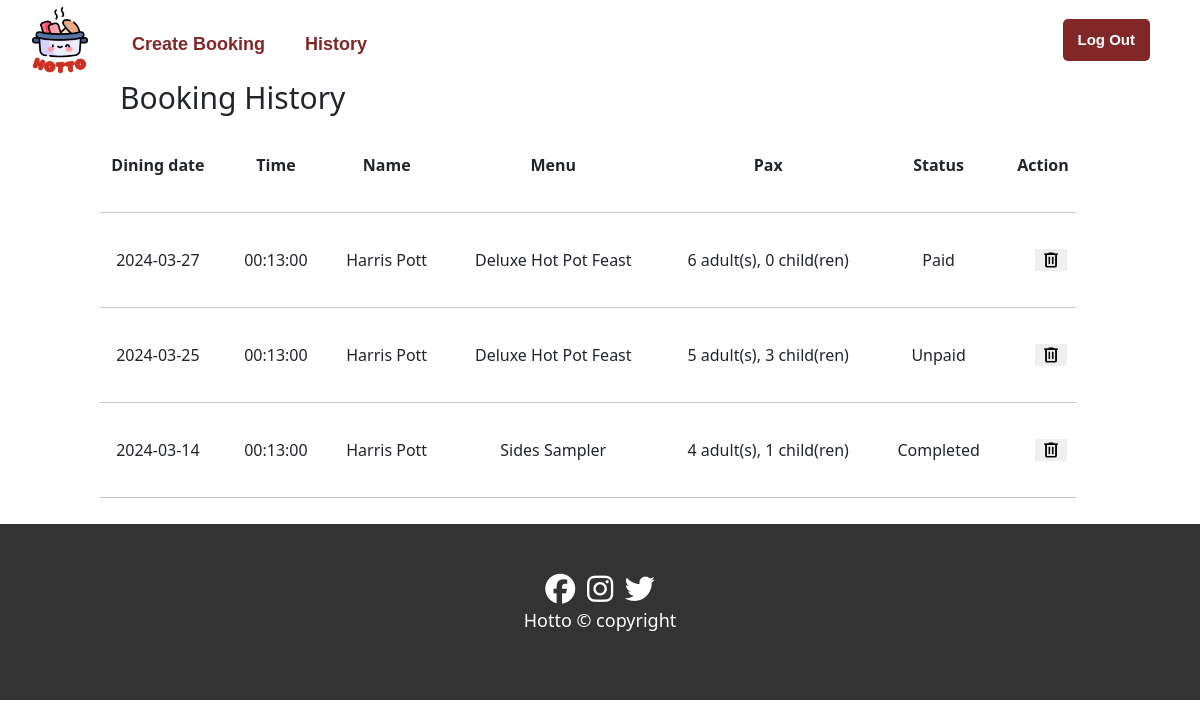
The app's page /bookinghistory2.php (signed in) with its own data.
### tables this page shows
CREATE TABLE `booking` (
  `BookingID` int(11) NOT NULL,
  `TableID` varchar(11) DEFAULT NULL,
  `PackageID` int(11) DEFAULT NULL,
  `CustomerID` varchar(11) DEFAULT NULL,
  `BookingStatus` enum('Paid','Unpaid','Cancelled','Completed') DEFAULT NULL,
  `Date` date DEFAULT NULL,
  `Time` time DEFAULT NULL,
  `AdultPax` int(10) DEFAULT NULL,
  `ChlidPax` int(10) DEFAULT NULL
);

CREATE TABLE `customers` (
  `CustomersID` varchar(11) NOT NULL,
  `Name` varchar(255) DEFAULT NULL,
  `Password` varchar(12) NOT NULL,
  `PhoneNumber` varchar(15) DEFAULT NULL,
  `Status` varchar(255) DEFAULT NULL
);

CREATE TABLE `package` (
  `PackageID` int(11) NOT NULL,
  `Name` varchar(255) DEFAULT NULL,
  `Type` varchar(255) DEFAULT NULL,
  `Price` decimal(10,2) DEFAULT NULL,
  `Description` text DEFAULT NULL
);

### bookinghistory2.php (the view, shortened to what this page needs)
<?php
require 'connection.php';
class BookingHistory {
    private $conn;
    public function __construct($conn) {
        $this->conn = $conn;
    }
    public function getBookingHistory() {
        $uid = $_SESSION['CustomersID'];
        $sql = "SELECT p.Name AS PackageName, c.Name, b.*
                FROM package p, customers c, booking b
                WHERE p.PackageID = b.PackageID
                AND c.CustomersID = b.CustomerID
                AND c.CustomersID = '$uid'";
        $result = mysqli_query($this->conn, $sql);
        return $result;
    }
}
class BookingView {
    private $bookingHistory;
    public function __construct($bookingHistory) {
        $this->bookingHistory = $bookingHistory;
    }
    public function displayBookingHistory() {
        ?>
        <html lang="en">
        <head>
        </head>
        <body>
        <?php
            include 'header2.php';
        ?>
        <section>
            <div class="heading-container">
                <h1 class="heading">Booking History</h1><br>
            </div>
            <table width="85%" border="0" align="center" style="font-size:16px">
                <tr>
                    <th>Dining date</th>
                    <th>Time</th>
                    <th>Name</th>
                    <th>Menu</th>
                    <th>Pax</th>
                    <th>Status</th>
                    <th>Action</th>
                </tr>
                <tr>
                    <td colspan="7"><hr></td>
                </tr>
                <?php
                while ($rows = mysqli_fetch_assoc($this->bookingHistory)) {
                    $Date = $rows['Date'];
                    $Time = $rows['Time'];
                    $Name = $rows['Name'];
                    $PackageName = $rows['PackageName'];
                    $AdultPax = $rows['AdultPax'];
                    $ChildPax = $rows['ChlidPax'];
                    $Status = $rows['BookingStatus'];
                    ?>
                    <tr>
                        <td><?php echo $Date; ?></td>
                        <td><?php echo $Time ?></td>
                        <td><?php echo $Name; ?></td>
                        <td><?php echo $PackageName; ?></td>
                        <td><?php echo $AdultPax . " adult(s), " . $ChildPax . " child(ren)"; ?></td>
                        <td><?php echo $Status; ?></td>
                        <td>
                        <button class="delete-button"><a href="abookingdrop.php?BookingID=<?php echo $rows['BookingID']; ?>"><img src="image/delete.png" alt="Delete" style="width: 20px; height: 20px;"></a></button>
                        <td>
                    </tr>
                    <tr>
                    <td colspan="7"><hr></td>
                    </tr>
                    <?php
                }
                ?>
            </table>
        </section>
        </body>
                <?php include 'footer.php';?>
        </html>
        <?php
    }
}
$bookingHistory = new BookingHistory($conn);
$bookingData = $bookingHistory->getBookingHistory();
$bookingView = new BookingView($bookingData);
$bookingView->displayBookingHistory();
?>

### header2.php (shortened to what this page needs)
<?php require 'connection.php'; ?>
<!DOCTYPE html>
<html>
<head>
    <link href="https://cdn.jsdelivr.net/npm/bootstrap@5.3.0/dist/css/bootstrap.min.css" rel="stylesheet">
</head>
<?php
$CustomersID=$_SESSION["CustomersID"];
$Data=mysqli_query($conn, "SELECT * FROM customers WHERE CustomersID='$CustomersID'");
$GetUser=mysqli_fetch_array($Data);
if ($GetUser['Status'] == "Customer") { ?>
<header>
    <nav class="navbar">
      <a href="home2.php"><img src="image/hottologo.png" class="logo"/>
      </a>
        <ul class="nav-list">
          <li class="nav-item"><a class="nav-link" href="booking.php">Create Booking</a></li>
          <li class="nav-item"><a class="nav-link" href="#">History</a></li>
      </ul>
        <a class="log-out" href="logout.php">Log Out</a>
    </nav>
</header>
</html>
<?php } else if ($GetUser['Status'] == "Admin") { ?>
  <header>
    <nav class="navbar">
      <a href="home2.php"><img src="image/hottologo.png" class="logo"/>
      </a>
        <ul class="nav-list">
          <li class="nav-item"><a class="nav-link" href="abooking.php">History</a></li>
      </ul>
        <a class="log-out" href="logout.php">Log Out</a>
    </nav>
</header>
<?php } ?>

### footer.php (shortened to what this page needs)
<!DOCTYPE html>
<html>
    <head>
        <link rel="stylesheet" href="https://cdnjs.cloudflare.com/ajax/libs/font-awesome/6.4.2/css/all.min.css" />
    </head>
    <body>
        <footer>
        <a href="https://www.youtube.com/watch?v=dQw4w9WgXcQ"><i class="fa-brands fa-facebook" style="color: #ffffff;"></i></a>
        <a href="https://www.instagram.com/p/CtqOw2Mp5Ac/"><i class="fa-brands fa-instagram" style="color: #ffffff;"></i></a>
        <a href="https://www.youtube.com/watch?v=FqZYHHNntk0"><i class="fa-brands fa-twitter" style="color: #ffffff;"></i></a>
        <p><span>Hotto © copyright</span></p>
</footer>
</body>
</html>

### header2.php (style rules this page uses)
.navbar { display:flex; align-items: center; padding: 0; background-color: #ffffff; }
.logo { padding:0; margin-left: 20px; width: 80px; }
.nav-list { display: flex; gap: 20px; flex: 1; list-style-type: none; }
.nav-link { color: #822727ff; font-weight: bold; font-family: sans-serif; font-size: 18px; padding-top:25px ; margin-right:20px ; }
.log-out { padding: 10px 15px; margin-right: 50px; border-radius: 5px; background-color: #822727ff; color: white; font-family: sans-serif; font-weight: bold; text-decoration: none; font-size: 15px; }

### footer.php (style rules this page uses)
body { margin: 0; padding: 0; }
i { font-size: 30px; width:35px; }
footer { justify-content: center; align-items: center; width:100%; padding-top: 50px; padding-bottom:50px; background-color:#333333; color: white; text-align: center; font-size: 18px; }
footer a { text-decoration: none; }
p span { display: inline; }

### bookinghistory2.php (style rules this page uses)
.heading-container { display: flex; justify-content: space-between; align-items: center; }
.heading { font-size: 30px; padding-bottom: 20px; margin-left: 120px; }
table { width: 85%; border-collapse: collapse; margin: 0 auto; font-size: 16px; }
th, td { padding: 10px; text-align: center; }
button { border: none; }
.delete-button { margin-left: 15px; }

### records on screen
booking: Date "2024-03-27", Time "00:13:00", CustomerID.Name "Harris Pott", PackageID.Name "Deluxe Hot Pot Feast", AdultPax "6", ChlidPax "0", BookingStatus "Paid"
booking: Date "2024-03-25", Time "00:13:00", CustomerID.Name "Harris Pott", PackageID.Name "Deluxe Hot Pot Feast", AdultPax "5", ChlidPax "3", BookingStatus "Unpaid"
booking: Date "2024-03-14", Time "00:13:00", CustomerID.Name "Harris Pott", PackageID.Name "Sides Sampler", AdultPax "4", ChlidPax "1", BookingStatus "Completed"
